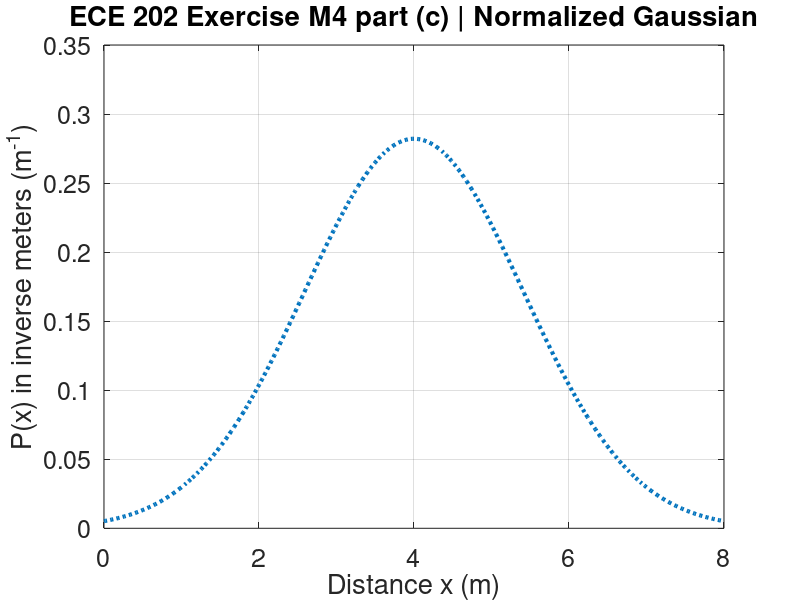

Recreate this plot in MATLAB.
%{
Aidan Chin M4 part C 9/27/23
ECE 202 MATLAB Exercise M4
The goal of this code is to graph a Normalized Gaussian
%}

% *** Prepare workspace *** 
clear % clear variables to remove chance of error
clf % clear figures to make the graph window clear

% *** Givens *** 
xmin = 0; %minimum distance in meters
xmax = 8; %maxiumum distance in meters 
N = 400; % number of steps to be made between min and max
x=linspace(xmin,xmax,1+N);%create array of numbers between xmin and xmax

% *** Calculation *** 
P = 1/(2*sqrt(pi)) * exp(-(x-4).^2/4); %array filled with points from applying 
% formula to each point in array x this is the chosen Normalized Gaussian formula

% *** Graphing *** 
plot(x,P,':','LineWidth',3) % initialize plot of array and applied formula values
title('ECE 202 Exercise M4 part (c) | Normalized Gaussian', 'FontSize',24)
% change title and font size of title ^
ylabel('P(x) in inverse meters (m^{-1})','FontSize',21)% change y axis label 
                                                       % and font size
xlabel('Distance x (m)','FontSize',21) % change x axis label and font size
set(gca, 'FontSize', 18) % change the axis values font size
grid on % enable the grid on the graph

% *** Checks *** 
%the area under a gaussian curve should be close to 1
%integrating the graph should yeild close to one, checking the distance
%from one should return almost zero value
CheckP = 1 - trapz(x,P) %should be about 0